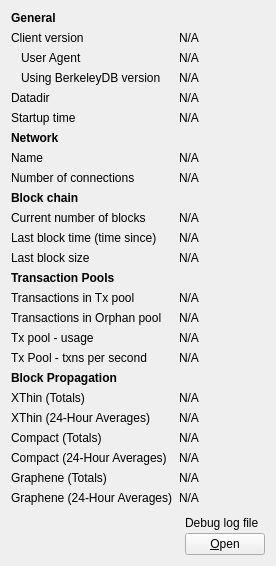
     <widget class="QWidget" name="tab_info">
      <attribute name="title">
       <string>&amp;Information</string>
      </attribute>
      <layout class="QGridLayout" name="gridLayout" columnstretch="0,3,0">
       <item row="2" column="0">
        <widget class="QLabel" name="label_6">
         <property name="text">
          <string>Client version</string>
         </property>
        </widget>
       </item>
       <item row="3" column="0">
        <widget class="QLabel" name="labelClientUserAgent">
         <property name="text">
          <string>User Agent</string>
         </property>
         <property name="indent">
          <number>10</number>
         </property>
        </widget>
       </item>
       <item row="4" column="0">
        <widget class="QLabel" name="label_berkeleyDBVersion">
         <property name="text">
          <string>Using BerkeleyDB version</string>
         </property>
         <property name="indent">
          <number>10</number>
         </property>
        </widget>
       </item>
       <item row="5" column="0">
        <widget class="QLabel" name="label_12">
         <property name="text">
          <string>Datadir</string>
         </property>
        </widget>
       </item>
       <item row="6" column="0">
        <widget class="QLabel" name="label_13">
         <property name="text">
          <string>Startup time</string>
         </property>
        </widget>
       </item>
       <item row="8" column="0">
        <widget class="QLabel" name="label_8">
         <property name="text">
          <string>Name</string>
         </property>
        </widget>
       </item>
       <item row="9" column="0">
        <widget class="QLabel" name="label_7">
         <property name="text">
          <string>Number of connections</string>
         </property>
        </widget>
       </item>
       <item row="11" column="0">
        <widget class="QLabel" name="label_3">
         <property name="text">
          <string>Current number of blocks</string>
         </property>
        </widget>
       </item>
       <item row="12" column="0">
        <widget class="QLabel" name="labelLastBlockTime">
         <property name="text">
          <string>Last block time (time since)</string>
         </property>
        </widget>
       </item>
       <item row="13" column="0">
        <widget class="QLabel" name="labelLastBlockSize">
         <property name="text">
          <string>Last block size</string>
         </property>
        </widget>
       </item>
       <item row="15" column="0">
        <widget class="QLabel" name="labelNumberOfTransactions">
         <property name="text">
          <string>Transactions in Tx pool</string>
         </property>
        </widget>
       </item>
       <item row="16" column="0">
        <widget class="QLabel" name="labelNumberOfOrphanTransactions">
         <property name="text">
          <string>Transactions in Orphan pool</string>
         </property>
        </widget>
       </item>
       <item row="17" column="0">
        <widget class="QLabel" name="labelMemoryUsage">
         <property name="text">
          <string>Tx pool - usage</string>
         </property>
        </widget>
       </item>
       <item row="18" column="0">
        <widget class="QLabel" name="labelTransactionsPerSecond">
         <property name="text">
          <string>Tx Pool - txns per second</string>
         </property>
        </widget>
       </item>
       <item row="20" column="0">
        <widget class="QLabel" name="labelXThinTotals">
         <property name="text">
          <string>XThin (Totals)</string>
         </property>
        </widget>
       </item>
       <item row="21" column="0">
        <widget class="QLabel" name="labelXThin24hAverages">
         <property name="text">
          <string>XThin (24-Hour Averages)</string>
         </property>
        </widget>
       </item>
       <item row="22" column="0">
        <widget class="QLabel" name="labelCompactTotals">
         <property name="text">
          <string>Compact (Totals)</string>
         </property>
        </widget>
       </item>
       <item row="23" column="0">
        <widget class="QLabel" name="labelCompact24hAverages">
         <property name="text">
          <string>Compact (24-Hour Averages)</string>
         </property>
        </widget>
       </item>
       <item row="24" column="0">
        <widget class="QLabel" name="labelGrapheneTotals">
         <property name="text">
          <string>Graphene (Totals)</string>
         </property>
        </widget>
       </item>
       <item row="25" column="0">
        <widget class="QLabel" name="labelGraphene24hAverages">
         <property name="text">
          <string>Graphene (24-Hour Averages)</string>
         </property>
        </widget>
       </item>
       <item row="26" column="2">
        <layout class="QVBoxLayout" name="verticalLayoutDebugButton">
         <property name="spacing">
          <number>3</number>
         </property>
         <item>
          <spacer name="verticalSpacer_2">
           <property name="orientation">
            <enum>Qt::Vertical</enum>
           </property>
           <property name="sizeHint" stdset="0">
            <size>
             <width>10</width>
             <height>5</height>
            </size>
           </property>
          </spacer>
         </item>
         <item>
          <widget class="QLabel" name="labelDebugLogfile">
           <property name="text">
            <string>Debug log file</string>
           </property>
          </widget>
         </item>
         <item>
          <widget class="QPushButton" name="openDebugLogfileButton">
           <property name="toolTip">
            <string>Open the %1 debug log file from the current data directory. This can take a few seconds for large log files.</string>
           </property>
           <property name="text">
            <string>&amp;Open</string>
           </property>
           <property name="autoDefault">
            <bool>false</bool>
           </property>
          </widget>
         </item>
        </layout>
       </item>
       <item row="26" column="0" colspan="2">
        <spacer name="verticalSpacer">
         <property name="orientation">
          <enum>Qt::Vertical</enum>
         </property>
         <property name="sizeHint" stdset="0">
          <size>
           <width>20</width>
           <height>40</height>
          </size>
         </property>
        </spacer>
       </item>
       <item row="25" column="1" colspan="2">
        <widget class="QLabel" name="blocksGraphene24hAverages">
         <property name="cursor">
          <cursorShape>IBeamCursor</cursorShape>
         </property>
         <property name="text">
          <string>N/A</string>
         </property>
         <property name="textFormat">
          <enum>Qt::PlainText</enum>
         </property>
         <property name="textInteractionFlags">
          <set>Qt::LinksAccessibleByMouse|Qt::TextSelectableByKeyboard|Qt::TextSelectableByMouse</set>
         </property>
        </widget>
       </item>
       <item row="24" column="1" colspan="2">
        <widget class="QLabel" name="blocksGrapheneTotals">
         <property name="cursor">
          <cursorShape>IBeamCursor</cursorShape>
         </property>
         <property name="text">
          <string>N/A</string>
         </property>
         <property name="textFormat">
          <enum>Qt::PlainText</enum>
         </property>
         <property name="textInteractionFlags">
          <set>Qt::LinksAccessibleByMouse|Qt::TextSelectableByKeyboard|Qt::TextSelectableByMouse</set>
         </property>
        </widget>
       </item>
       <item row="23" column="1" colspan="2">
        <widget class="QLabel" name="blocksCompact24hAverages">
         <property name="cursor">
          <cursorShape>IBeamCursor</cursorShape>
         </property>
         <property name="text">
          <string>N/A</string>
         </property>
         <property name="textFormat">
          <enum>Qt::PlainText</enum>
         </property>
         <property name="textInteractionFlags">
          <set>Qt::LinksAccessibleByMouse|Qt::TextSelectableByKeyboard|Qt::TextSelectableByMouse</set>
         </property>
        </widget>
       </item>
       <item row="22" column="1" colspan="2">
        <widget class="QLabel" name="blocksCompactTotals">
         <property name="cursor">
          <cursorShape>IBeamCursor</cursorShape>
         </property>
         <property name="text">
          <string>N/A</string>
         </property>
         <property name="textFormat">
          <enum>Qt::PlainText</enum>
         </property>
         <property name="textInteractionFlags">
          <set>Qt::LinksAccessibleByMouse|Qt::TextSelectableByKeyboard|Qt::TextSelectableByMouse</set>
         </property>
        </widget>
       </item>
       <item row="21" column="1" colspan="2">
        <widget class="QLabel" name="blocksXThin24hAverages">
         <property name="cursor">
          <cursorShape>IBeamCursor</cursorShape>
         </property>
         <property name="text">
          <string>N/A</string>
         </property>
         <property name="textFormat">
          <enum>Qt::PlainText</enum>
         </property>
         <property name="textInteractionFlags">
          <set>Qt::LinksAccessibleByMouse|Qt::TextSelectableByKeyboard|Qt::TextSelectableByMouse</set>
         </property>
        </widget>
       </item>
       <item row="20" column="1" colspan="2">
        <widget class="QLabel" name="blocksXThinTotals">
         <property name="cursor">
          <cursorShape>IBeamCursor</cursorShape>
         </property>
         <property name="text">
          <string>N/A</string>
         </property>
         <property name="textFormat">
          <enum>Qt::PlainText</enum>
         </property>
         <property name="textInteractionFlags">
          <set>Qt::LinksAccessibleByMouse|Qt::TextSelectableByKeyboard|Qt::TextSelectableByMouse</set>
         </property>
        </widget>
       </item>
       <item row="19" column="0" colspan="3">
        <widget class="QLabel" name="labelStatsTitle">
         <property name="font">
          <font>
           <weight>75</weight>
           <bold>true</bold>
          </font>
         </property>
         <property name="text">
          <string>Block Propagation</string>
         </property>
        </widget>
       </item>
       <item row="18" column="1" colspan="2">
        <widget class="QLabel" name="transactionsPerSecond">
         <property name="cursor">
          <cursorShape>IBeamCursor</cursorShape>
         </property>
         <property name="text">
          <string>N/A</string>
         </property>
         <property name="textFormat">
          <enum>Qt::PlainText</enum>
         </property>
         <property name="textInteractionFlags">
          <set>Qt::LinksAccessibleByMouse|Qt::TextSelectableByKeyboard|Qt::TextSelectableByMouse</set>
         </property>
        </widget>
       </item>
       <item row="17" column="1" colspan="2">
        <widget class="QLabel" name="mempoolSize">
         <property name="cursor">
          <cursorShape>IBeamCursor</cursorShape>
         </property>
         <property name="text">
          <string>N/A</string>
         </property>
         <property name="textFormat">
          <enum>Qt::PlainText</enum>
         </property>
         <property name="textInteractionFlags">
          <set>Qt::LinksAccessibleByMouse|Qt::TextSelectableByKeyboard|Qt::TextSelectableByMouse</set>
         </property>
        </widget>
       </item>
       <item row="16" column="1" colspan="2">
        <widget class="QLabel" name="orphanPoolNumberTxs">
         <property name="cursor">
          <cursorShape>IBeamCursor</cursorShape>
         </property>
         <property name="text">
          <string>N/A</string>
         </property>
         <property name="textFormat">
          <enum>Qt::PlainText</enum>
         </property>
         <property name="textInteractionFlags">
          <set>Qt::LinksAccessibleByMouse|Qt::TextSelectableByKeyboard|Qt::TextSelectableByMouse</set>
         </property>
        </widget>
       </item>
       <item row="15" column="1" colspan="2">
        <widget class="QLabel" name="mempoolNumberTxs">
         <property name="cursor">
          <cursorShape>IBeamCursor</cursorShape>
         </property>
         <property name="text">
          <string>N/A</string>
         </property>
         <property name="textFormat">
          <enum>Qt::PlainText</enum>
         </property>
         <property name="textInteractionFlags">
          <set>Qt::LinksAccessibleByMouse|Qt::TextSelectableByKeyboard|Qt::TextSelectableByMouse</set>
         </property>
        </widget>
       </item>
       <item row="14" column="0" colspan="3">
        <widget class="QLabel" name="labelMempoolTitle">
         <property name="font">
          <font>
           <weight>75</weight>
           <bold>true</bold>
          </font>
         </property>
         <property name="text">
          <string>Transaction Pools</string>
         </property>
        </widget>
       </item>
       <item row="13" column="1" colspan="2">
        <widget class="QLabel" name="lastBlockSize">
         <property name="cursor">
          <cursorShape>IBeamCursor</cursorShape>
         </property>
         <property name="text">
          <string>N/A</string>
         </property>
         <property name="textFormat">
          <enum>Qt::PlainText</enum>
         </property>
         <property name="textInteractionFlags">
          <set>Qt::LinksAccessibleByMouse|Qt::TextSelectableByKeyboard|Qt::TextSelectableByMouse</set>
         </property>
        </widget>
       </item>
       <item row="12" column="1" colspan="2">
        <widget class="QLabel" name="lastBlockTime">
         <property name="cursor">
          <cursorShape>IBeamCursor</cursorShape>
         </property>
         <property name="text">
          <string>N/A</string>
         </property>
         <property name="textFormat">
          <enum>Qt::PlainText</enum>
         </property>
         <property name="textInteractionFlags">
          <set>Qt::LinksAccessibleByMouse|Qt::TextSelectableByKeyboard|Qt::TextSelectableByMouse</set>
         </property>
        </widget>
       </item>
       <item row="11" column="1" colspan="2">
        <widget class="QLabel" name="numberOfBlocks">
         <property name="cursor">
          <cursorShape>IBeamCursor</cursorShape>
         </property>
         <property name="text">
          <string>N/A</string>
         </property>
         <property name="textFormat">
          <enum>Qt::PlainText</enum>
         </property>
         <property name="textInteractionFlags">
          <set>Qt::LinksAccessibleByMouse|Qt::TextSelectableByKeyboard|Qt::TextSelectableByMouse</set>
         </property>
        </widget>
       </item>
       <item row="10" column="0" colspan="3">
        <widget class="QLabel" name="label_10">
         <property name="font">
          <font>
           <weight>75</weight>
           <bold>true</bold>
          </font>
         </property>
         <property name="text">
          <string>Block chain</string>
         </property>
        </widget>
       </item>
       <item row="9" column="1" colspan="2">
        <widget class="QLabel" name="numberOfConnections">
         <property name="cursor">
          <cursorShape>IBeamCursor</cursorShape>
         </property>
         <property name="text">
          <string>N/A</string>
         </property>
         <property name="textFormat">
          <enum>Qt::PlainText</enum>
         </property>
         <property name="textInteractionFlags">
          <set>Qt::LinksAccessibleByMouse|Qt::TextSelectableByKeyboard|Qt::TextSelectableByMouse</set>
         </property>
        </widget>
       </item>
       <item row="8" column="1" colspan="2">
        <widget class="QLabel" name="networkName">
         <property name="cursor">
          <cursorShape>IBeamCursor</cursorShape>
         </property>
         <property name="text">
          <string>N/A</string>
         </property>
         <property name="textFormat">
          <enum>Qt::PlainText</enum>
         </property>
         <property name="textInteractionFlags">
          <set>Qt::LinksAccessibleByMouse|Qt::TextSelectableByKeyboard|Qt::TextSelectableByMouse</set>
         </property>
        </widget>
       </item>
       <item row="7" column="0" colspan="3">
        <widget class="QLabel" name="labelNetwork">
         <property name="font">
          <font>
           <weight>75</weight>
           <bold>true</bold>
          </font>
         </property>
         <property name="text">
          <string>Network</string>
         </property>
        </widget>
       </item>
       <item row="6" column="1" colspan="2">
        <widget class="QLabel" name="startupTime">
         <property name="cursor">
          <cursorShape>IBeamCursor</cursorShape>
         </property>
         <property name="text">
          <string>N/A</string>
         </property>
         <property name="textFormat">
          <enum>Qt::PlainText</enum>
         </property>
         <property name="textInteractionFlags">
          <set>Qt::LinksAccessibleByMouse|Qt::TextSelectableByKeyboard|Qt::TextSelectableByMouse</set>
         </property>
        </widget>
       </item>
       <item row="5" column="1" colspan="2">
        <widget class="QLabel" name="dataDir">
         <property name="cursor">
          <cursorShape>IBeamCursor</cursorShape>
         </property>
         <property name="text">
          <string>N/A</string>
         </property>
         <property name="textFormat">
          <enum>Qt::PlainText</enum>
         </property>
         <property name="wordWrap">
          <bool>true</bool>
         </property>
         <property name="textInteractionFlags">
          <set>Qt::LinksAccessibleByMouse|Qt::TextSelectableByKeyboard|Qt::TextSelectableByMouse</set>
         </property>
        </widget>
       </item>
       <item row="4" column="1" colspan="2">
        <widget class="QLabel" name="berkeleyDBVersion">
         <property name="cursor">
          <cursorShape>IBeamCursor</cursorShape>
         </property>
         <property name="text">
          <string>N/A</string>
         </property>
         <property name="textFormat">
          <enum>Qt::PlainText</enum>
         </property>
         <property name="textInteractionFlags">
          <set>Qt::LinksAccessibleByMouse|Qt::TextSelectableByKeyboard|Qt::TextSelectableByMouse</set>
         </property>
        </widget>
       </item>
       <item row="3" column="1" colspan="2">
        <widget class="QLabel" name="clientUserAgent">
         <property name="cursor">
          <cursorShape>IBeamCursor</cursorShape>
         </property>
         <property name="text">
          <string>N/A</string>
         </property>
         <property name="textFormat">
          <enum>Qt::PlainText</enum>
         </property>
         <property name="textInteractionFlags">
          <set>Qt::LinksAccessibleByMouse|Qt::TextSelectableByKeyboard|Qt::TextSelectableByMouse</set>
         </property>
        </widget>
       </item>
       <item row="2" column="1" colspan="2">
        <widget class="QLabel" name="clientVersion">
         <property name="cursor">
          <cursorShape>IBeamCursor</cursorShape>
         </property>
         <property name="text">
          <string>N/A</string>
         </property>
         <property name="textFormat">
          <enum>Qt::PlainText</enum>
         </property>
         <property name="textInteractionFlags">
          <set>Qt::LinksAccessibleByMouse|Qt::TextSelectableByKeyboard|Qt::TextSelectableByMouse</set>
         </property>
        </widget>
       </item>
       <item row="0" column="0" colspan="3">
        <widget class="QLabel" name="label_9">
         <property name="font">
          <font>
           <weight>75</weight>
           <bold>true</bold>
          </font>
         </property>
         <property name="text">
          <string>General</string>
         </property>
        </widget>
       </item>
      </layout>
     </widget>
